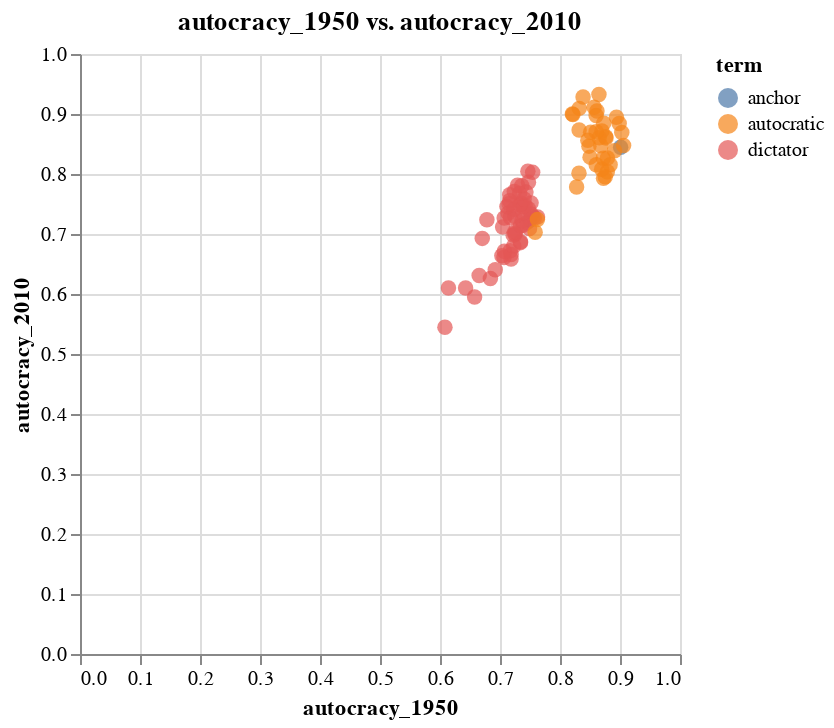

Source (notebook cell):
### Code cell
#FIGURE 3

axis_terms = ['autocracy', 'autocracy']
axis_years = ['1950_1959', '2010_2020']
plot_terms = ['dictator', 'autocratic']

emb1 = Embedding(axis_terms[0] + '_' + axis_years[0].split('_')[0], concept_year_agg[axis_terms[0]][axis_years[0]])
emb2 = Embedding(axis_terms[1] + '_' + axis_years[1].split('_')[0], concept_year_agg[axis_terms[1]][axis_years[1]])
color_list = ['anchor','anchor']
full_list = [Embedding('dictator', concept_year_agg['dictator']['1950_1959']), Embedding('autocratic', concept_year_agg['autocratic']['1950_1959'])]


for term in plot_terms:

    for year, clusters in concept_clust_agg[term].items():
        for cluster, content in clusters.items():
            temp_embed =  Embedding(f"{term}_{year}_{cluster}", content['cluster_mean'])
            full_list.append(temp_embed)
            color_list.append(term)

autocratic_dictator = EmbeddingSet(*full_list)
autocratic_dictator = autocratic_dictator.assign(term=color_list)

autocratic_dictator.plot_interactive(x_axis=emb1, annot=False,
                                           y_axis=emb2, color = 'term',
                                           axis_metric = 'cosine_similarity')

### Figure 1 — Vega-Lite specification as saved in the notebook (floating-point values rounded to 4 significant figures)
{"config": {"view": {"continuousWidth": 300, "continuousHeight": 300}}, "data": {"name": "data-a7fad18e1f4adfe952977fa56383b948"}, "mark": {"type": "circle", "size": 60}, "encoding": {"color": {"field": "term", "type": "nominal"}, "tooltip": [{"field": "name", "type": "nominal"}, {"field": "original", "type": "nominal"}], "x": {"axis": {"title": "autocracy_1950"}, "field": "x_axis", "type": "quantitative"}, "y": {"axis": {"title": "autocracy_2010"}, "field": "y_axis", "type": "quantitative"}}, "params": [{"name": "param_1", "select": {"type": "interval", "encodings": ["x", "y"]}, "bind": "scales"}], "title": "autocracy_1950 vs. autocracy_2010", "$schema": "https://vega.github.io/schema/vega-lite/v5.8.0.json", "datasets": {"data-a7fad18e1f4adfe952977fa56383b948": [{"x_axis": 0.7497, "y_axis": 0.723, "name": "dictator", "original": "dictator", "term": "anchor"}, {"x_axis": 0.901, "y_axis": 0.8446, "name": "autocratic", "original": "autocratic", "term": "anchor"}, {"x_axis": 0.7066, "y_axis": 0.661, "name": "dictator_1900_1909_46", "original": "dictator_1900_1909_46", "term": "dictator"}, {"x_axis": 0.684, "y_axis": 0.6258, "name": "dictator_1900_1909_2", "original": "dictator_1900_1909_2", "term": "dictator"}, {"x_axis": 0.6653, "y_axis": 0.6308, "name": "dictator_1900_1909_36", "original": "dictator_1900_1909_36", "term": "dictator"}, {"x_axis": 0.7185, "y_axis": 0.6657, "name": "dictator_1910_1919_46", "original": "dictator_1910_1919_46", "term": "dictator"}, {"x_axis": 0.7171, "y_axis": 0.6722, "name": "dictator_1910_1919_36", "original": "dictator_1910_1919_36", "term": "dictator"}, {"x_axis": 0.6082, "y_axis": 0.5446, "name": "dictator_1910_1919_72", "original": "dictator_1910_1919_72", "term": "dictator"}, {"x_axis": 0.6921, "y_axis": 0.6403, "name": "dictator_1910_1919_2", "original": "dictator_1910_1919_2", "term": "dictator"}, {"x_axis": 0.7342, "y_axis": 0.6872, "name": "dictator_1920_1929_46", "original": "dictator_1920_1929_46", "term": "dictator"}, {"x_axis": 0.7184, "y_axis": 0.6583, "name": "dictator_1920_1929_2", "original": "dictator_1920_1929_2", "term": "dictator"}, {"x_axis": 0.6577, "y_axis": 0.595, "name": "dictator_1920_1929_72", "original": "dictator_1920_1929_72", "term": "dictator"}, {"x_axis": 0.7031, "y_axis": 0.6639, "name": "dictator_1920_1929_36", "original": "dictator_1920_1929_36", "term": "dictator"}, {"x_axis": 0.722, "y_axis": 0.6981, "name": "dictator_1930_1939_46", "original": "dictator_1930_1939_46", "term": "dictator"}, {"x_axis": 0.7072, "y_axis": 0.6712, "name": "dictator_1930_1939_2", "original": "dictator_1930_1939_2", "term": "dictator"}, {"x_axis": 0.7341, "y_axis": 0.6856, "name": "dictator_1930_1939_72", "original": "dictator_1930_1939_72", "term": "dictator"}, {"x_axis": 0.7492, "y_axis": 0.7089, "name": "dictator_1930_1939_36", "original": "dictator_1930_1939_36", "term": "dictator"}, {"x_axis": 0.7625, "y_axis": 0.7284, "name": "dictator_1940_1949_46", "original": "dictator_1940_1949_46", "term": "dictator"}, {"x_axis": 0.7251, "y_axis": 0.6991, "name": "dictator_1940_1949_36", "original": "dictator_1940_1949_36", "term": "dictator"}, {"x_axis": 0.7229, "y_axis": 0.6801, "name": "dictator_1940_1949_72", "original": "dictator_1940_1949_72", "term": "dictator"}, {"x_axis": 0.7447, "y_axis": 0.7192, "name": "dictator_1940_1949_2", "original": "dictator_1940_1949_2", "term": "dictator"}, {"x_axis": 0.725, "y_axis": 0.7013, "name": "dictator_1950_1959_36", "original": "dictator_1950_1959_36", "term": "dictator"}, {"x_axis": 0.755, "y_axis": 0.7288, "name": "dictator_1950_1959_72", "original": "dictator_1950_1959_72", "term": "dictator"}, {"x_axis": 0.7572, "y_axis": 0.7265, "name": "dictator_1950_1959_46", "original": "dictator_1950_1959_46", "term": "dictator"}, {"x_axis": 0.6427, "y_axis": 0.61, "name": "dictator_1950_1959_92", "original": "dictator_1950_1959_92", "term": "dictator"}, {"x_axis": 0.7386, "y_axis": 0.7146, "name": "dictator_1950_1959_2", "original": "dictator_1950_1959_2", "term": "dictator"}, {"x_axis": 0.7521, "y_axis": 0.7331, "name": "dictator_1960_1969_46", "original": "dictator_1960_1969_46", "term": "dictator"}, {"x_axis": 0.7251, "y_axis": 0.7041, "name": "dictator_1960_1969_36", "original": "dictator_1960_1969_36", "term": "dictator"}, {"x_axis": 0.7345, "y_axis": 0.714, "name": "dictator_1960_1969_2", "original": "dictator_1960_1969_2", "term": "dictator"}, {"x_axis": 0.7367, "y_axis": 0.7224, "name": "dictator_1970_1979_72", "original": "dictator_1970_1979_72", "term": "dictator"}, {"x_axis": 0.7248, "y_axis": 0.729, "name": "dictator_1970_1979_36", "original": "dictator_1970_1979_36", "term": "dictator"}, {"x_axis": 0.7518, "y_axis": 0.7519, "name": "dictator_1970_1979_46", "original": "dictator_1970_1979_46", "term": "dictator"}, {"x_axis": 0.7383, "y_axis": 0.7462, "name": "dictator_1970_1979_15", "original": "dictator_1970_1979_15", "term": "dictator"}, {"x_axis": 0.7472, "y_axis": 0.742, "name": "dictator_1970_1979_2", "original": "dictator_1970_1979_2", "term": "dictator"}, {"x_axis": 0.7379, "y_axis": 0.7358, "name": "dictator_1980_1989_72", "original": "dictator_1980_1989_72", "term": "dictator"}, {"x_axis": 0.735, "y_axis": 0.7514, "name": "dictator_1980_1989_36", "original": "dictator_1980_1989_36", "term": "dictator"}, {"x_axis": 0.7171, "y_axis": 0.7276, "name": "dictator_1980_1989_46", "original": "dictator_1980_1989_46", "term": "dictator"}, {"x_axis": 0.7416, "y_axis": 0.7473, "name": "dictator_1980_1989_15", "original": "dictator_1980_1989_15", "term": "dictator"}, {"x_axis": 0.7044, "y_axis": 0.7116, "name": "dictator_1980_1989_2", "original": "dictator_1980_1989_2", "term": "dictator"}, {"x_axis": 0.707, "y_axis": 0.7266, "name": "dictator_1990_1999_47", "original": "dictator_1990_1999_47", "term": "dictator"}, {"x_axis": 0.6704, "y_axis": 0.6927, "name": "dictator_1990_1999_36", "original": "dictator_1990_1999_36", "term": "dictator"}, {"x_axis": 0.7231, "y_axis": 0.7414, "name": "dictator_1990_1999_72", "original": "dictator_1990_1999_72", "term": "dictator"}, {"x_axis": 0.6141, "y_axis": 0.61, "name": "dictator_1990_1999_79", "original": "dictator_1990_1999_79", "term": "dictator"}, {"x_axis": 0.7334, "y_axis": 0.7493, "name": "dictator_1990_1999_46", "original": "dictator_1990_1999_46", "term": "dictator"}, {"x_axis": 0.7402, "y_axis": 0.7584, "name": "dictator_1990_1999_3", "original": "dictator_1990_1999_3", "term": "dictator"}, {"x_axis": 0.7161, "y_axis": 0.7556, "name": "dictator_1990_1999_15", "original": "dictator_1990_1999_15", "term": "dictator"}, {"x_axis": 0.7135, "y_axis": 0.7348, "name": "dictator_1990_1999_2", "original": "dictator_1990_1999_2", "term": "dictator"}, {"x_axis": 0.6782, "y_axis": 0.7236, "name": "dictator_2000_2009_36", "original": "dictator_2000_2009_36", "term": "dictator"}, {"x_axis": 0.7115, "y_axis": 0.7457, "name": "dictator_2000_2009_72", "original": "dictator_2000_2009_72", "term": "dictator"}, {"x_axis": 0.7326, "y_axis": 0.768, "name": "dictator_2000_2009_46", "original": "dictator_2000_2009_46", "term": "dictator"}, {"x_axis": 0.7474, "y_axis": 0.7864, "name": "dictator_2000_2009_3", "original": "dictator_2000_2009_3", "term": "dictator"}, {"x_axis": 0.7364, "y_axis": 0.7804, "name": "dictator_2000_2009_15", "original": "dictator_2000_2009_15", "term": "dictator"}, {"x_axis": 0.7238, "y_axis": 0.7707, "name": "dictator_2000_2009_2", "original": "dictator_2000_2009_2", "term": "dictator"}, {"x_axis": 0.7153, "y_axis": 0.7505, "name": "dictator_2010_2020_72", "original": "dictator_2010_2020_72", "term": "dictator"}, {"x_axis": 0.7162, "y_axis": 0.7653, "name": "dictator_2010_2020_36", "original": "dictator_2010_2020_36", "term": "dictator"}, {"x_axis": 0.7432, "y_axis": 0.7698, "name": "dictator_2010_2020_46", "original": "dictator_2010_2020_46", "term": "dictator"}, {"x_axis": 0.7544, "y_axis": 0.8027, "name": "dictator_2010_2020_3", "original": "dictator_2010_2020_3", "term": "dictator"}, {"x_axis": 0.7465, "y_axis": 0.8048, "name": "dictator_2010_2020_15", "original": "dictator_2010_2020_15", "term": "dictator"}, {"x_axis": 0.7293, "y_axis": 0.7814, "name": "dictator_2010_2020_2", "original": "dictator_2010_2020_2", "term": "dictator"}, {"x_axis": 0.8754, "y_axis": 0.7954, "name": "autocratic_1900_1909_46", "original": "autocratic_1900_1909_46", "term": "autocratic"}, {"x_axis": 0.8725, "y_axis": 0.793, "name": "autocratic_1910_1919_46", "original": "autocratic_1910_1919_46", "term": "autocratic"}, {"x_axis": 0.8788, "y_axis": 0.8037, "name": "autocratic_1920_1929_46", "original": "autocratic_1920_1929_46", "term": "autocratic"}, {"x_axis": 0.8836, "y_axis": 0.8156, "name": "autocratic_1930_1939_46", "original": "autocratic_1930_1939_46", "term": "autocratic"}, {"x_axis": 0.8908, "y_axis": 0.8388, "name": "autocratic_1940_1949_46", "original": "autocratic_1940_1949_46", "term": "autocratic"}, {"x_axis": 0.8316, "y_axis": 0.8011, "name": "autocratic_1940_1949_15", "original": "autocratic_1940_1949_15", "term": "autocratic"}, {"x_axis": 0.8277, "y_axis": 0.7784, "name": "autocratic_1940_1949_72", "original": "autocratic_1940_1949_72", "term": "autocratic"}, {"x_axis": 0.8604, "y_axis": 0.8154, "name": "autocratic_1940_1949_2", "original": "autocratic_1940_1949_2", "term": "autocratic"}, {"x_axis": 0.906, "y_axis": 0.8474, "name": "autocratic_1950_1959_46", "original": "autocratic_1950_1959_46", "term": "autocratic"}, {"x_axis": 0.872, "y_axis": 0.8261, "name": "autocratic_1950_1959_2", "original": "autocratic_1950_1959_2", "term": "autocratic"}, {"x_axis": 0.8694, "y_axis": 0.8079, "name": "autocratic_1950_1959_72", "original": "autocratic_1950_1959_72", "term": "autocratic"}, {"x_axis": 0.8791, "y_axis": 0.8267, "name": "autocratic_1960_1969_72", "original": "autocratic_1960_1969_72", "term": "autocratic"}, {"x_axis": 0.7586, "y_axis": 0.703, "name": "autocratic_1960_1969_26", "original": "autocratic_1960_1969_26", "term": "autocratic"}, {"x_axis": 0.903, "y_axis": 0.869, "name": "autocratic_1960_1969_46", "original": "autocratic_1960_1969_46", "term": "autocratic"}, {"x_axis": 0.7624, "y_axis": 0.7243, "name": "autocratic_1960_1969_3", "original": "autocratic_1960_1969_3", "term": "autocratic"}, {"x_axis": 0.8501, "y_axis": 0.8281, "name": "autocratic_1960_1969_15", "original": "autocratic_1960_1969_15", "term": "autocratic"}, {"x_axis": 0.8767, "y_axis": 0.8599, "name": "autocratic_1960_1969_2", "original": "autocratic_1960_1969_2", "term": "autocratic"}, {"x_axis": 0.8986, "y_axis": 0.884, "name": "autocratic_1970_1979_46", "original": "autocratic_1970_1979_46", "term": "autocratic"}, {"x_axis": 0.8482, "y_axis": 0.8464, "name": "autocratic_1970_1979_15", "original": "autocratic_1970_1979_15", "term": "autocratic"}, {"x_axis": 0.8653, "y_axis": 0.8603, "name": "autocratic_1970_1979_3", "original": "autocratic_1970_1979_3", "term": "autocratic"}, {"x_axis": 0.868, "y_axis": 0.847, "name": "autocratic_1970_1979_72", "original": "autocratic_1970_1979_72", "term": "autocratic"}, {"x_axis": 0.8941, "y_axis": 0.8945, "name": "autocratic_1980_1989_46", "original": "autocratic_1980_1989_46", "term": "autocratic"}, {"x_axis": 0.8464, "y_axis": 0.8564, "name": "autocratic_1980_1989_15", "original": "autocratic_1980_1989_15", "term": "autocratic"}, {"x_axis": 0.8698, "y_axis": 0.8716, "name": "autocratic_1980_1989_72", "original": "autocratic_1980_1989_72", "term": "autocratic"}, {"x_axis": 0.8761, "y_axis": 0.8619, "name": "autocratic_1980_1989_3", "original": "autocratic_1980_1989_3", "term": "autocratic"}, {"x_axis": 0.851, "y_axis": 0.8696, "name": "autocratic_1990_1999_72", "original": "autocratic_1990_1999_72", "term": "autocratic"}, {"x_axis": 0.8728, "y_axis": 0.8846, "name": "autocratic_1990_1999_46", "original": "autocratic_1990_1999_46", "term": "autocratic"}, {"x_axis": 0.8602, "y_axis": 0.8706, "name": "autocratic_1990_1999_3", "original": "autocratic_1990_1999_3", "term": "autocratic"}, {"x_axis": 0.8602, "y_axis": 0.8975, "name": "autocratic_1990_1999_15", "original": "autocratic_1990_1999_15", "term": "autocratic"}, {"x_axis": 0.8319, "y_axis": 0.8732, "name": "autocratic_1990_1999_2", "original": "autocratic_1990_1999_2", "term": "autocratic"}, {"x_axis": 0.8568, "y_axis": 0.9113, "name": "autocratic_2000_2009_46", "original": "autocratic_2000_2009_46", "term": "autocratic"}, {"x_axis": 0.8215, "y_axis": 0.8992, "name": "autocratic_2000_2009_15", "original": "autocratic_2000_2009_15", "term": "autocratic"}, {"x_axis": 0.8616, "y_axis": 0.9051, "name": "autocratic_2000_2009_72", "original": "autocratic_2000_2009_72", "term": "autocratic"}, {"x_axis": 0.832, "y_axis": 0.9094, "name": "autocratic_2000_2009_2", "original": "autocratic_2000_2009_2", "term": "autocratic"}, {"x_axis": 0.8206, "y_axis": 0.8999, "name": "autocratic_2010_2020_46", "original": "autocratic_2010_2020_46", "term": "autocratic"}, {"x_axis": 0.8384, "y_axis": 0.9283, "name": "autocratic_2010_2020_15", "original": "autocratic_2010_2020_15", "term": "autocratic"}, {"x_axis": 0.8649, "y_axis": 0.9325, "name": "autocratic_2010_2020_2", "original": "autocratic_2010_2020_2", "term": "autocratic"}]}}
